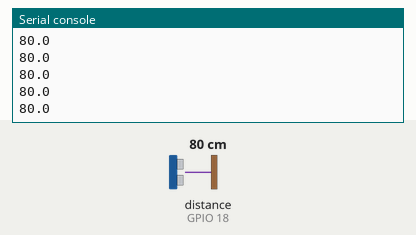
This program was run on a simulated ESP32 board running MicroPython. Parts: the last lines printed to the serial console. Inputs (shaded band) come from the test bench; at power-on: distance to the obstacle (sensor on GPIO 18) 80 cm. The echo pulse lasts 58.3 µs per cm.

Above: at 1.2 s.
1.3 s: distance to the obstacle (sensor on GPIO 18) set to 2 cm
At 1.38 s:
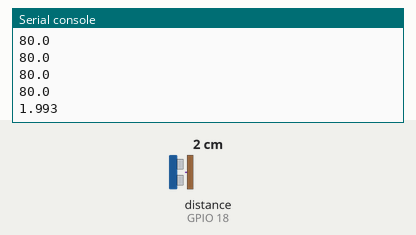
2.8 s: distance to the obstacle (sensor on GPIO 18) set to 4 cm
At 2.89 s:
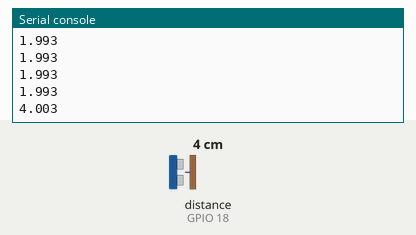
Timing chart, 0 to 5.8 s (numbered marks = the images above; inputs shaded):
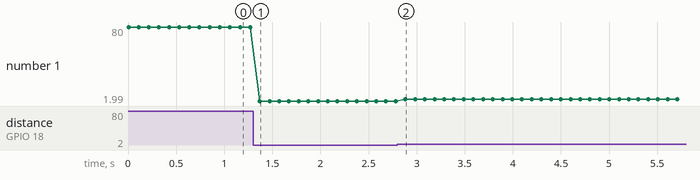

Measured:
- after the input at 1.3 s, the serial console: prints a new line after 0.07 s (image 1)
- after the input at 2.8 s, the serial console: prints a new line after 0.08 s (image 2)
- plotted number 1: 80 → 1.99 after the input at 1.3 s, 1.99 → 4 after the input at 2.8 s

The program:

HC-SR04.py
```python
from machine import Pin
import time
from hcsr04 import HCSR04

medidor1 = HCSR04(trigger_pin = 5, echo_pin = 18)

while  True:
    distancia = round(medidor1.distance_cm(),3)
    print(distancia)
    time.sleep(0.1)
```
